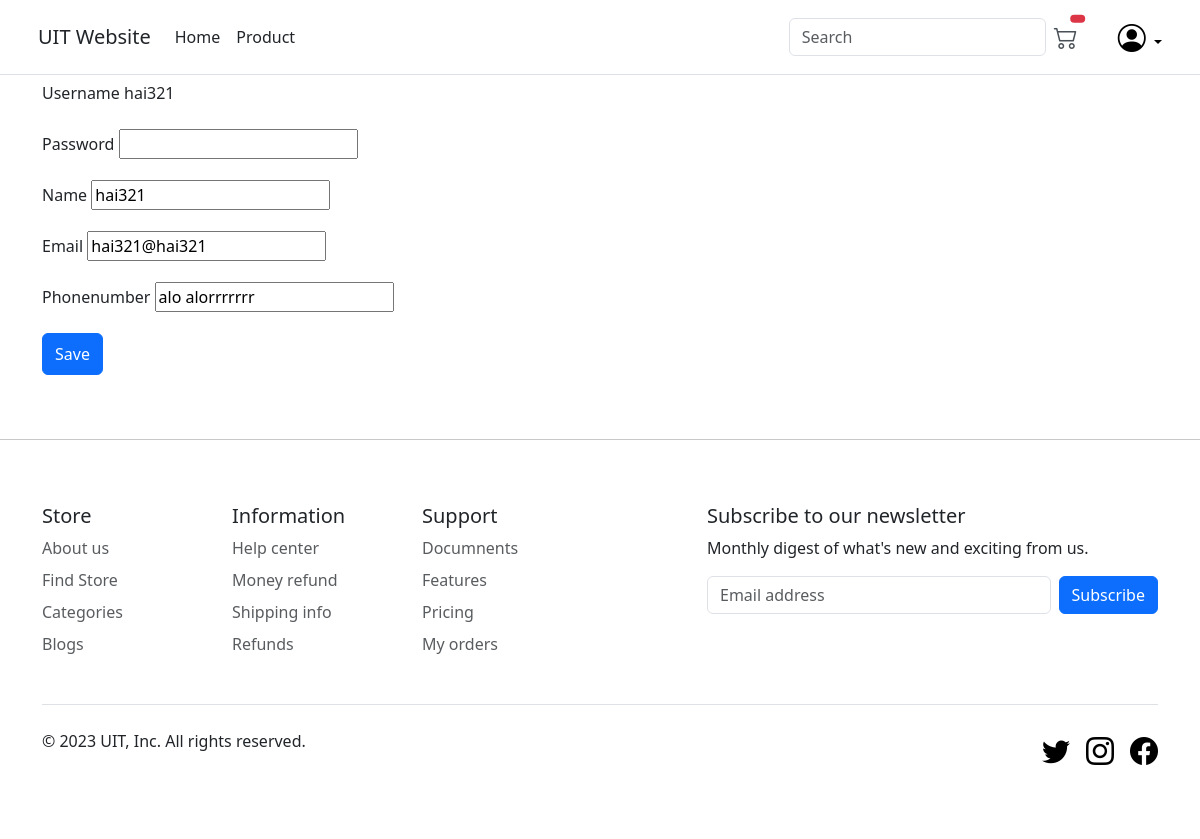
The page /update_customer/6 (signed in) on the database as committed earlier.
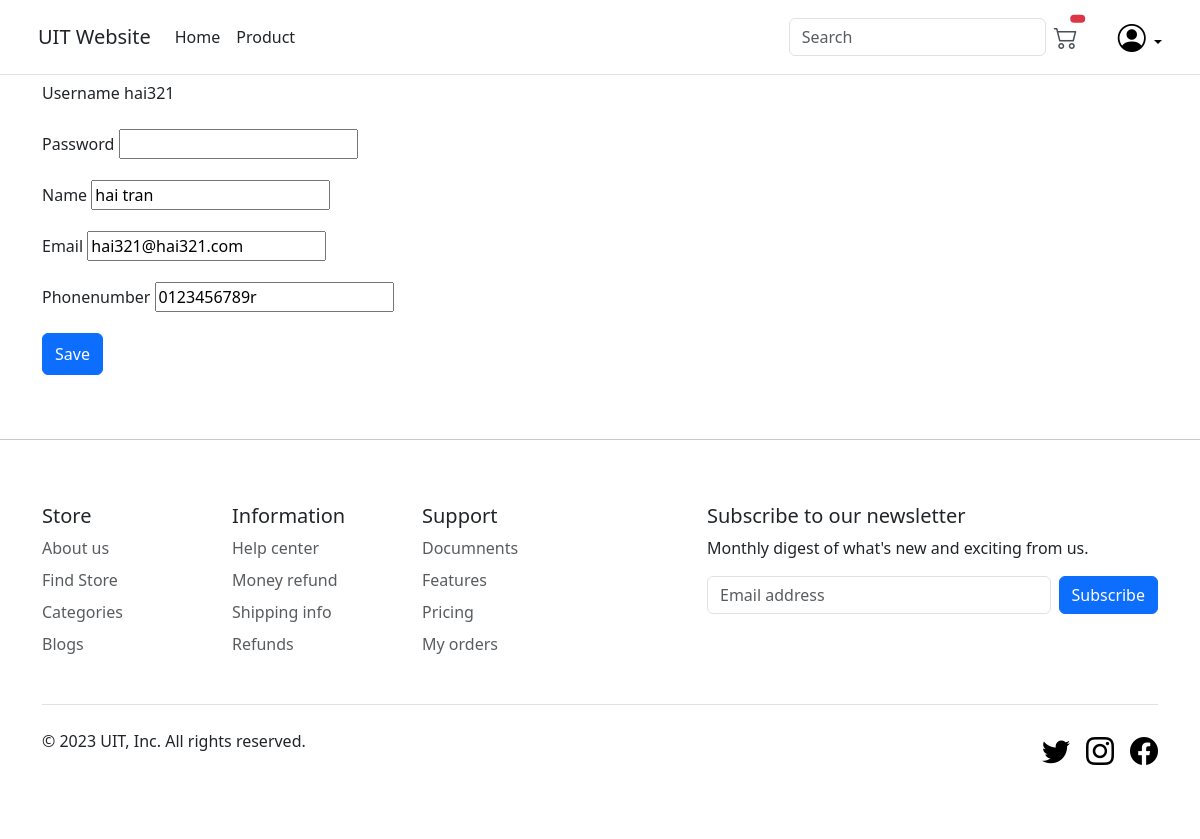
The same page on the database as committed later.
### main/models.py (models this page shows, shortened)
class Customer(models.Model):
    user = models.OneToOneField(User, on_delete=models.CASCADE,null=True, blank=True)
    name = models.CharField(max_length=200, null=True)
    email = models.EmailField(max_length=200, null=True)
    phone = models.CharField(max_length=200, null=True)

### main/decorators.py (the view)
        def wraper_func(request, *args, **kwargs):
            if request.user.groups.exists():
                for group in request.user.groups.all():
                    if group.name in allowed_roles:
                        return view_func(request, *args, **kwargs)
                    else:
                        return HttpResponse('You are not authorize to view this page')
            else:
                return HttpResponse('You are not authorize to view this page')

### main/views.py (called while the page is built, shortened)
@login_required(login_url='login')
@allowed_users(allowed_roles=['admin'])
def updateCustomer(request, pk):    # admin update
    user = User.objects.get(id=pk)
    customer = Customer.objects.get(user=user)
    context = {
        'user': user,
        'customer': customer
    }
    return render(request, 'main/customer_form.html', context)

### main/templates/main/customer_form.html (shortened to what this page needs)
{% extends "main/base.html" %}
{% load static %}
{% block content %}
<form method="POST" action="">
    <div class="mb-3">
        <label class="form-label" for="username">Username</label>
        <label class="form-label" for="username">{{user.username}}</label>
    </div>
    <div class="mb-3">
        <label class="form-label" for="password">Password</label>
        <input type="password" name="password" id="password" >
    </div>
    <div class="mb-3">
        <label class="form-label" for="name">Name</label>
        <input type="name" name="name" id="name" value="{{customer.name}}">
    </div>
    <div class="mb-3">
        <label class="form-label" for="email">Email</label>
        <input type="email" name="email" id="email" value="{{customer.email}}">
    </div>
    <div class="mb-3">
        <label class="form-label" for="phone">Phonenumber</label>
        <input type="phone" name="phone" id="phone" value="{{customer.phone}}r">
    </div>
    <button class="btn btn-primary w-10 py-2" type="submit" value="Save">Save</button>
</form>
{% endblock content %}

Rows that differ between the two databases and show on the page:
changed Customer: name "hai321" → "hai tran"; email "hai321@hai321" → "hai321@hai321.com"; phone "alo alorrrrrrr" → "0123456789r"
